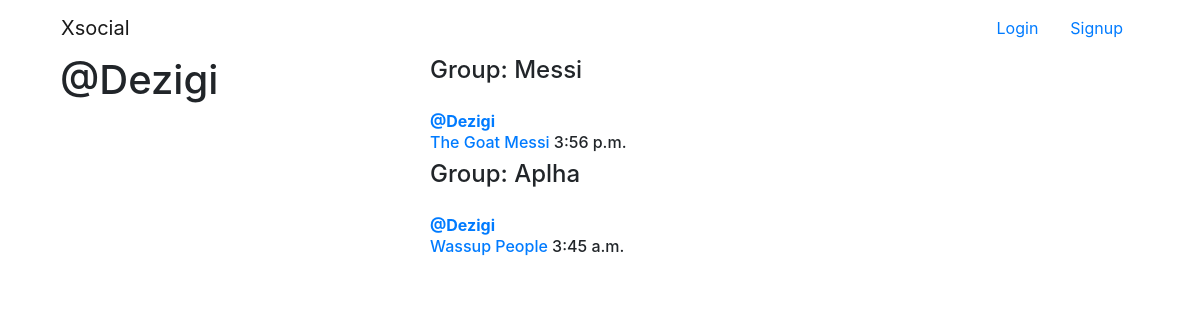
Page /posts/Dezigi/ on the earlier database version.
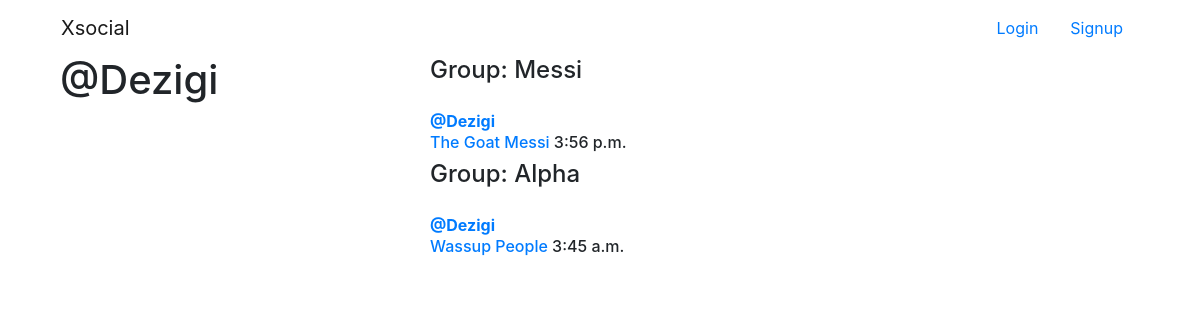
Same page on the later database version.
### posts/models.py (models this page shows, shortened)
class Post(models.Model):
    name = models.CharField(max_length=250,blank=False,default='')
    content = models.TextField(blank=False, default='')
    post_time = models.TimeField(auto_now=True)
    user = models.ForeignKey(User, related_name='posts', on_delete=models.CASCADE)
    group = models.ForeignKey(Group,related_name='posts', on_delete=models.CASCADE)
    content_html = models.TextField(blank=True,editable=False, default='')
    slug = models.SlugField(allow_unicode=True,unique=True)
    class Meta:
        ordering = ['-post_time']
        unique_together = ['user','content']

### groups/models.py (models this page shows, shortened)
class Group(models.Model):
    name = models.CharField(max_length=50,unique=True)
    description = models.TextField(blank=False, default='')
    slug = models.SlugField(allow_unicode=True,unique=True)
    description_html =models.TextField(blank=True,editable=False, default='')
    members = models.ManyToManyField(User,through="GroupMember")
    image = models.ImageField(upload_to='media/group_image', default='media/group_image/icons8-group-48.png')
    def __str__(self):
        return self.name
    class Meta:
        ordering = ['name']

### posts/views.py (the view)
# urls.py: path('<username>/',views.UserPosts.as_view(),name='user'),
class UserPosts(ListView):
    model = Post
    template_name='posts/user_post_list.html'
    def get_queryset(self):
        try:
            self.post_user = User.objects.prefetch_related('posts').get(username__iexact=self.kwargs.get('username'))
            print('pass')
        except User.DoesNotExist:
            raise Http404
        else:
            return self.post_user.posts.all()
    def get_context_data(self, **kwargs):
        context = super().get_context_data(**kwargs)
        context["post_user"] = self.post_user
        return context

### posts/templates/posts/user_post_list.html
{% extends "posts/base.html" %}
{% block prepost %}
    <div class='col-md-4'>
        <h1>@{{post_user.username}}</h1>
    </div>
{% endblock  %}
{% block postcontent %}
<div class='col-md-8'>
    {% for post in post_list %}
        {%include 'posts/_post.html'%}
    {% endfor %}
</div>
{% endblock  %}

### posts/templates/posts/_post.html (shortened to what this page needs)
 <fieldset>
        <legend><h4>Group: {{post.group}}</h4></legend>
    <div class="media-body">
        <strong><a href="{%url 'posts:user' username=post.user.username %}">@{{post.user.username}}</a></strong>
        <h6 class="media-heading">
            <span class="username">
                <a href="{%url 'posts:detail' username=post.user.username slug=post.slug %}">{{post.name}}</a>
            </span>
            <time class="time">
                {{post.post_time}}
        </time>
        </h6>
</div>
</fieldset>

Differences in the rows shown:
changed through a linked row, Post "Wassup People": group "Aplha" → "Alpha"
